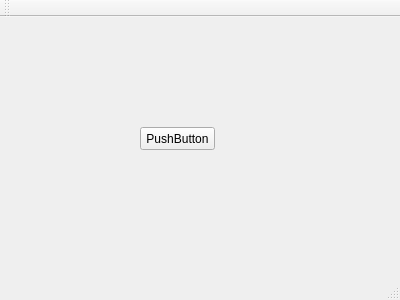
<?xml version="1.0" encoding="UTF-8"?>
<ui version="4.0">
 <class>MainWindow</class>
 <widget class="QMainWindow" name="MainWindow">
  <property name="geometry">
   <rect>
    <x>0</x>
    <y>0</y>
    <width>400</width>
    <height>300</height>
   </rect>
  </property>
  <property name="windowTitle">
   <string>MainWindow</string>
  </property>
  <widget class="QWidget" name="centralWidget">
   <widget class="QPushButton" name="pushButton">
    <property name="geometry">
     <rect>
      <x>140</x>
      <y>110</y>
      <width>75</width>
      <height>23</height>
     </rect>
    </property>
    <property name="text">
     <string>PushButton</string>
    </property>
   </widget>
  </widget>
  <widget class="QMenuBar" name="menuBar">
   <property name="geometry">
    <rect>
     <x>0</x>
     <y>0</y>
     <width>400</width>
     <height>21</height>
    </rect>
   </property>
  </widget>
  <widget class="QToolBar" name="mainToolBar">
   <attribute name="toolBarArea">
    <enum>TopToolBarArea</enum>
   </attribute>
   <attribute name="toolBarBreak">
    <bool>false</bool>
   </attribute>
  </widget>
  <widget class="QStatusBar" name="statusBar"/>
 </widget>
 <layoutdefault spacing="6" margin="11"/>
 <resources/>
 <connections/>
</ui>
